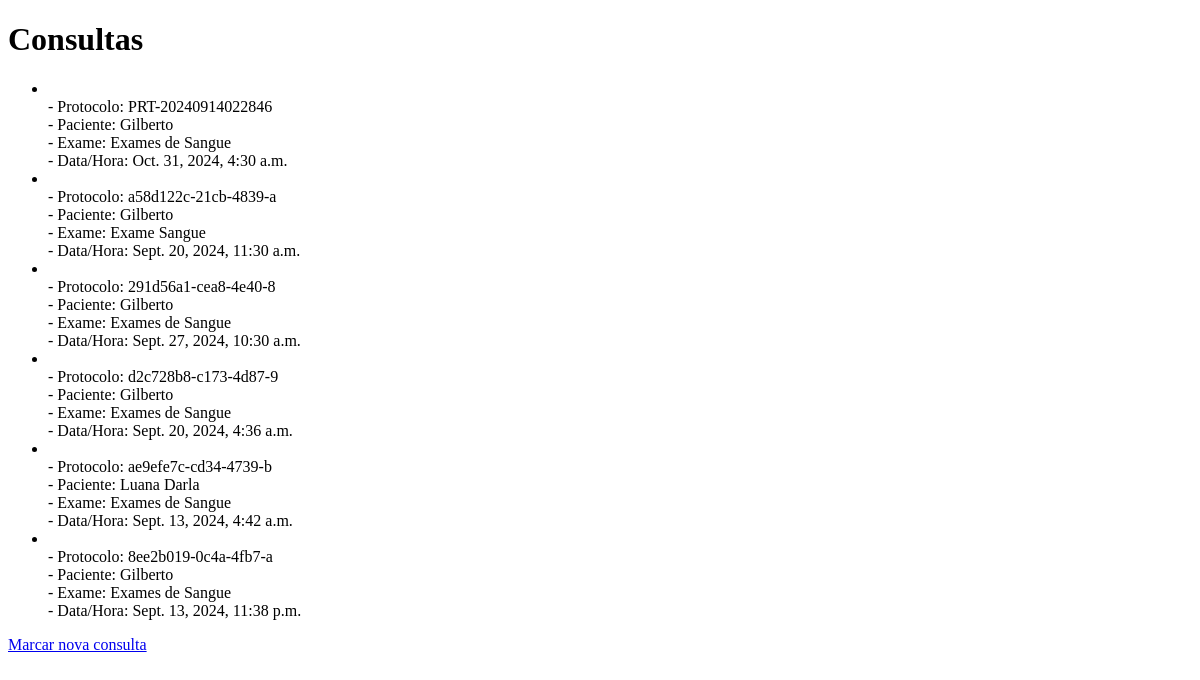
Page /listar_consultas/ on the earlier database version.
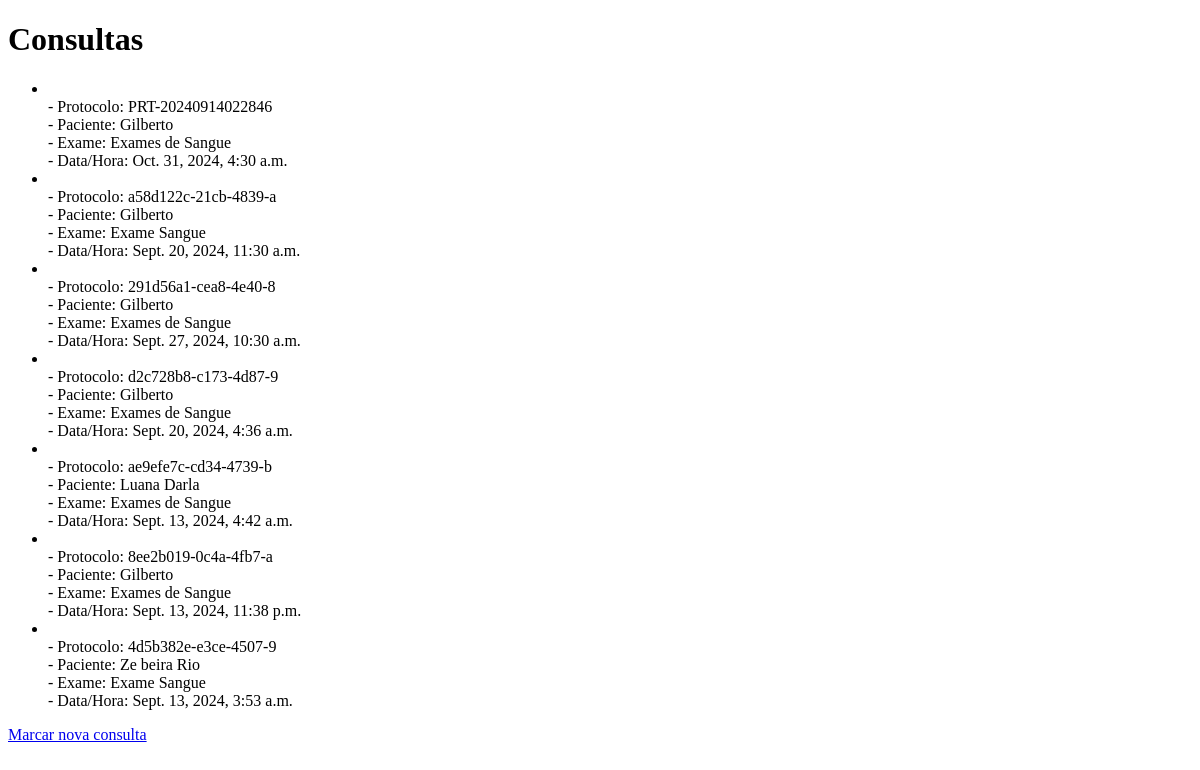
Same page on the later database version.
### app_hospital_consulta/models.py (models this page shows)
class Consulta(models.Model):
    id = models.AutoField(primary_key=True)
    paciente = models.ForeignKey(Paciente, on_delete=models.CASCADE)
    tipo_exame = models.ForeignKey(TipoExame, on_delete=models.CASCADE)
    exame = models.ForeignKey(Exame, on_delete=models.CASCADE)
    data_hora = models.DateTimeField()
    protocolo = models.CharField(max_length=20, unique=True, editable=False)

class Paciente(models.Model):
    id = models.AutoField(primary_key=True)
    nome = models.CharField(max_length=100)
    cpf = models.CharField(max_length=11,unique=True)
    data_nascimento = models.DateField()
    sexo = models.CharField(max_length=1, choices=[('M', 'Masculino'), ('F','Feminino'), ('O', 'Outros')])
    telefone = models.CharField(max_length=15)
    email = models.EmailField()

class Exame(models.Model):
    id = models.AutoField(primary_key=True)
    nome = models.CharField(max_length=100)
    observacao = models.CharField(max_length=255)
    tipo_exame = models.ForeignKey(TipoExame, on_delete=models.CASCADE)

### app_hospital_consulta/views/views_consulta.py (the view)
# urls.py: path('listar_consultas/', views_consulta.listar_consultas, name='listar_consultas'),
def listar_consultas(request):
    consultas = Consulta.objects.all()
    return render(request, 'consulta/todas_consultas.html', {'consultas': consultas})

### app_hospital_consulta/templates/consulta/todas_consultas.html (shortened to what this page needs)
<!DOCTYPE html>
<html lang="en">
<head>
</head>
<body>
    <h1>Consultas</h1>
    <ul>
        {% for consulta in consultas %}
            <li>
                <br> - Protocolo: {{ consulta.protocolo }}<br> - Paciente: {{ consulta.paciente.nome }}<br>  - Exame: {{ consulta.exame.nome }}<br>  - Data/Hora: {{ consulta.data_hora }}
            </li>
        {% endfor %}
    </ul>
    <a href="{% url 'criar_consulta' %}">Marcar nova consulta</a>
</body>
</html>

Differences in the rows shown:
added Consulta: protocolo "4d5b382e-e3ce-4507-9", paciente.nome "Ze beira Rio", exame.nome "Exame Sangue", data_hora "Sept. 13, 2024, 3:53 a.m."
